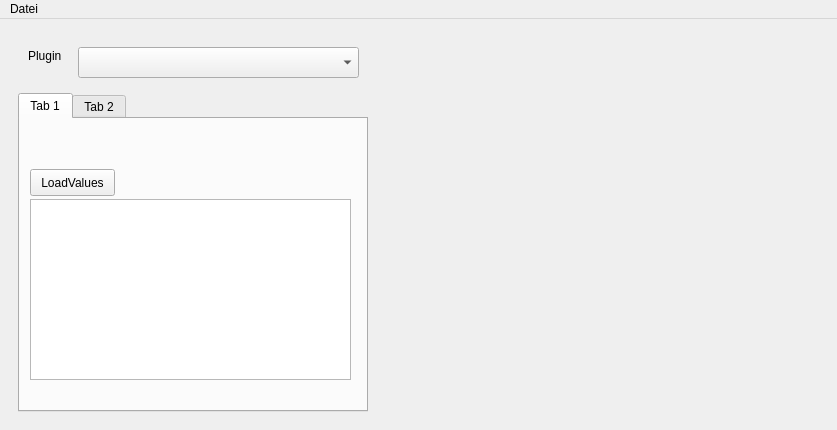
<?xml version="1.0" encoding="UTF-8"?>
<ui version="4.0">
 <class>MainWindow</class>
 <widget class="QMainWindow" name="MainWindow">
  <property name="geometry">
   <rect>
    <x>0</x>
    <y>0</y>
    <width>837</width>
    <height>430</height>
   </rect>
  </property>
  <property name="windowTitle">
   <string>MainWindow</string>
  </property>
  <widget class="QWidget" name="centralwidget">
   <layout class="QVBoxLayout" name="verticalLayout_3">
    <item>
     <layout class="QVBoxLayout" name="VertLayout_Main">
      <item>
       <widget class="QWidget" name="widget_Main" native="true">
        <property name="minimumSize">
         <size>
          <width>500</width>
          <height>0</height>
         </size>
        </property>
        <layout class="QHBoxLayout" name="horizontalLayout_3">
         <item>
          <layout class="QVBoxLayout" name="verticalLayout">
           <item>
            <widget class="QWidget" name="widget" native="true">
             <property name="minimumSize">
              <size>
               <width>350</width>
               <height>50</height>
              </size>
             </property>
             <widget class="QComboBox" name="comboBox">
              <property name="geometry">
               <rect>
                <x>60</x>
                <y>10</y>
                <width>281</width>
                <height>31</height>
               </rect>
              </property>
             </widget>
             <widget class="QLabel" name="label">
              <property name="geometry">
               <rect>
                <x>10</x>
                <y>10</y>
                <width>56</width>
                <height>17</height>
               </rect>
              </property>
              <property name="text">
               <string>Plugin</string>
              </property>
             </widget>
            </widget>
           </item>
           <item>
            <widget class="QTabWidget" name="tabWidget">
             <property name="minimumSize">
              <size>
               <width>350</width>
               <height>0</height>
              </size>
             </property>
             <property name="maximumSize">
              <size>
               <width>350</width>
               <height>16777215</height>
              </size>
             </property>
             <property name="currentIndex">
              <number>0</number>
             </property>
             <widget class="QWidget" name="tab">
              <attribute name="title">
               <string>Tab 1</string>
              </attribute>
              <widget class="QPushButton" name="pb_loadVal">
               <property name="geometry">
                <rect>
                 <x>10</x>
                 <y>50</y>
                 <width>85</width>
                 <height>27</height>
                </rect>
               </property>
               <property name="text">
                <string>LoadValues</string>
               </property>
              </widget>
              <widget class="QTextEdit" name="te_Values">
               <property name="geometry">
                <rect>
                 <x>10</x>
                 <y>80</y>
                 <width>321</width>
                 <height>181</height>
                </rect>
               </property>
              </widget>
              <zorder>pb_loadVal</zorder>
              <zorder>te_Values</zorder>
              <zorder>Widget_Plot</zorder>
             </widget>
             <widget class="QWidget" name="tab_2">
              <attribute name="title">
               <string>Tab 2</string>
              </attribute>
             </widget>
            </widget>
           </item>
          </layout>
         </item>
         <item>
          <widget class="QStackedWidget" name="stackedWidget">
           <widget class="QWidget" name="page_3"/>
           <widget class="QWidget" name="page_4"/>
          </widget>
         </item>
        </layout>
       </widget>
      </item>
     </layout>
    </item>
   </layout>
  </widget>
  <widget class="QMenuBar" name="menuBar">
   <property name="geometry">
    <rect>
     <x>0</x>
     <y>0</y>
     <width>837</width>
     <height>27</height>
    </rect>
   </property>
   <widget class="QMenu" name="menuFile">
    <property name="title">
     <string>Datei</string>
    </property>
    <addaction name="actionLaden"/>
    <addaction name="actionSpeichern"/>
   </widget>
   <addaction name="menuFile"/>
  </widget>
  <action name="actionLaden">
   <property name="text">
    <string>laden</string>
   </property>
  </action>
  <action name="actionSpeichern">
   <property name="text">
    <string>speichern</string>
   </property>
  </action>
 </widget>
 <resources/>
 <connections/>
</ui>
